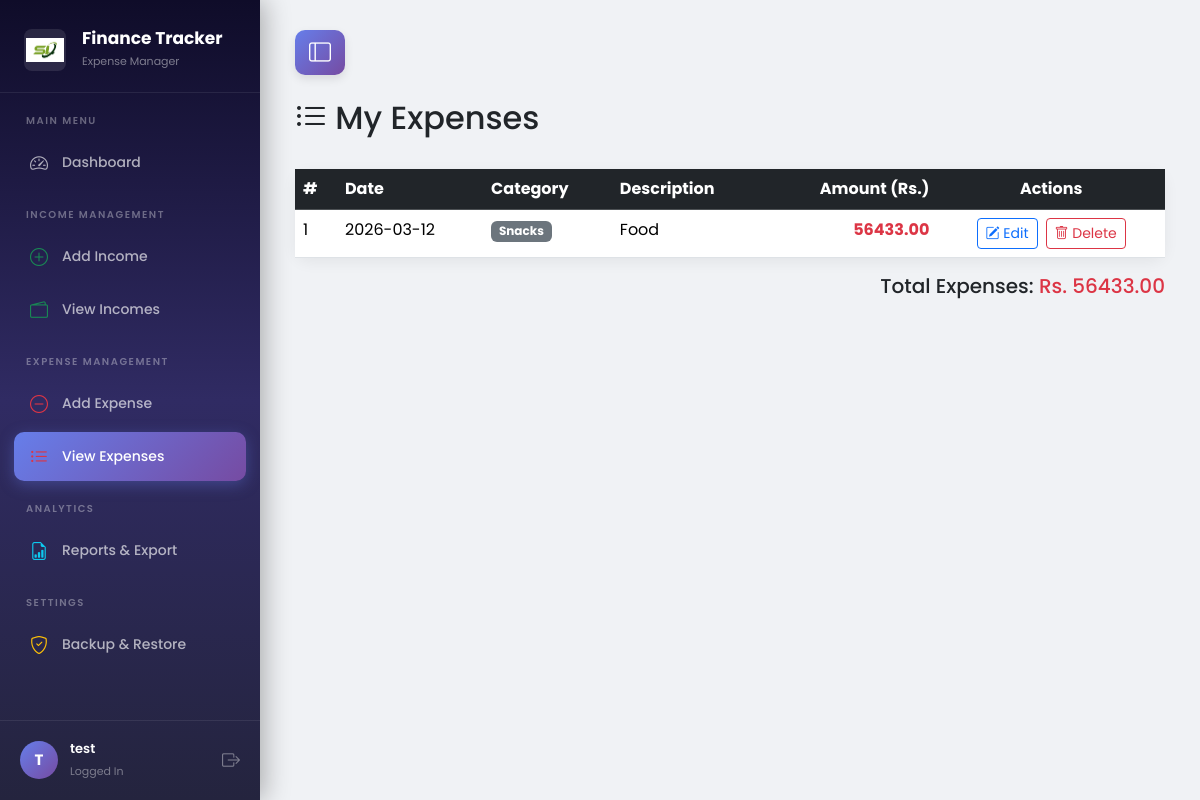
Screenshot of /expenses (signed in) with the database file from the repository.
### tables this page shows
CREATE TABLE transactions(
        id INTEGER PRIMARY KEY AUTOINCREMENT,
        user_id INTEGER NOT NULL,
        type TEXT NOT NULL,
        category TEXT NOT NULL,
        amount REAL NOT NULL,
        description TEXT,
        date DATE NOT NULL,
        created_at TIMESTAMP DEFAULT CURRENT_TIMESTAMP,
        FOREIGN KEY (user_id) REFERENCES users(id)
    );

### routes/transactions.py (the view)
@transactions.route('/expenses')
def view_expenses():
    if 'user_id' not in session:
        return redirect(url_for('auth.login'))
    db = get_db()
    expenses = db.execute("""
        SELECT id, category, amount, description, date
        FROM transactions
        WHERE user_id = ? AND type = 'expense'
        ORDER BY date DESC
    """, (session['user_id'],)).fetchall()
    return render_template('expenses.html', expenses=expenses)

### app.py (called while the page is built)
@app.teardown_appcontext
def shutdown_session(exception=None):
    close_connection(exception)

### models/database.py (called while the page is built)
def get_db():
    db = getattr(g, '_database', None)
    if db is None:
        db = g._database = sqlite3.connect(DATABASE)
        db.row_factory = sqlite3.Row
    return db

def close_connection(exception):
    db = getattr(g, '_database', None)
    if db is not None:
        db.close()

### templates/expenses.html (shortened to what this page needs)
{% extends "base.html" %}
{% block content %}
<div class="d-flex justify-content-between align-items-center mb-4">
    <h2><i class="bi bi-list-ul"></i> My Expenses</h2>
</div>
{% if expenses %}
<div class="card">
    <div class="card-body p-0">
        <div class="table-responsive">
            <table class="table table-hover mb-0">
                <thead class="table-dark">
                    <tr>
                        <th>#</th>
                        <th>Date</th>
                        <th>Category</th>
                        <th>Description</th>
                        <th class="text-end">Amount (Rs.)</th>
                        <th class="text-center">Actions</th>
                    </tr>
                </thead>
                <tbody>
                    {% for expense in expenses %}
                    <tr>
                        <td>{{ loop.index }}</td>
                        <td>{{ expense['date'] }}</td>
                        <td><span class="badge bg-secondary">{{ expense['category'] }}</span></td>
                        <td>{{ expense['description'] if expense['description'] else '-' }}</td>
                        <td class="text-end fw-bold text-danger">{{ "%.2f"|format(expense['amount']) }}</td>
                        <td class="text-center">
                            <div class="d-inline-flex gap-2">
                                <button
                                    type="button"
                                    class="btn btn-sm btn-outline-primary"
                                    data-bs-toggle="modal"
                                    data-bs-target="#editExpenseModal"
                                    data-id="{{ expense['id'] }}"
                                    data-date="{{ expense['date'] }}"
                                    data-category="{{ expense['category']|e }}"
                                    data-description="{{ (expense['description'] or '')|e }}"
                                    data-amount="{{ expense['amount'] }}"
                                >
                                    <i class="bi bi-pencil-square"></i> Edit
                                </button>
                                <form
                                    id="deleteExpenseForm-{{ expense['id'] }}"
                                    method="POST"
                                    action="{{ url_for('transactions.delete_expense', transaction_id=expense['id']) }}"
                                >
                                    <button
                                        type="button"
                                        class="btn btn-sm btn-outline-danger"
                                        data-bs-toggle="modal"
                                        data-bs-target="#deleteExpenseModal"
                                        data-form-id="deleteExpenseForm-{{ expense['id'] }}"
                                        data-name="{{ expense['category']|e }}"
                                    >
                                        <i class="bi bi-trash"></i> Delete
                                    </button>
                                </form>
                            </div>
                        </td>
                    </tr>
                    {% endfor %}
                </tbody>
            </table>
        </div>
    </div>
</div>
{% set total = expenses | map(attribute='amount') | list %}
<div class="text-end mt-3">
    <h5>Total Expenses: <span class="text-danger">Rs. {{ "%.2f"|format(total|sum) }}</span></h5>
</div>
{% else %}
<div class="text-center mt-5">
    <i class="bi bi-inbox" style="font-size: 4rem; color: #ccc;"></i>
    <h4 class="text-muted mt-3">No expenses recorded yet</h4>
    <p class="text-muted">Click "Add Expense" to add your first expense entry.</p>
</div>
{% endif %}
{% endblock %}

### templates/base.html (style rules this page uses)
* { font-family: 'Poppins', sans-serif; }
body { background-color: #f0f2f5; margin: 0; overflow-x: hidden; }
.card { border: none; border-radius: 14px; box-shadow: 0 4px 15px rgba(0,0,0,0.06); }

### rows the page displays
transactions: date "2026-03-12", category "Snacks", description "Food", amount "56433.00"

### other values shown
{{ session.get('user_name', 'U')[0]|upper }} "T"
{{ session.get('user_name') }} "test"
{{ "%.2f"|format(total|sum) }} "56433.00"
